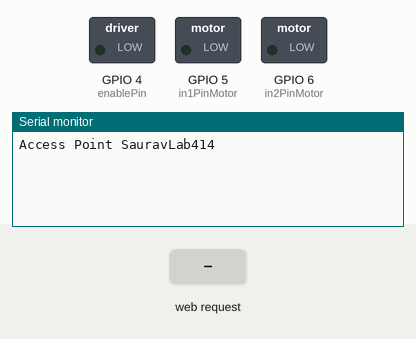
The sketch below on a simulated ESP32-S3. Shown: switched loads named in the sketch (green lamp = pin HIGH), the last lines printed to the serial monitor. The inputs (shaded band) are chosen by the test bench.

Above: at 1.2 s.
1.3 s: HTTP request GET /motor?speed= received
At 2.4 s:
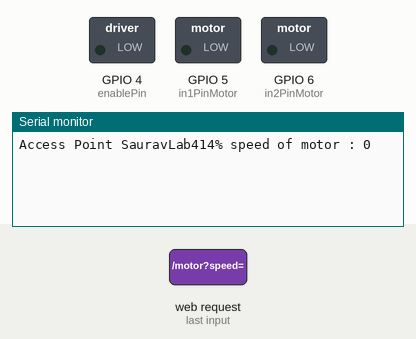
2.8 s: HTTP request GET /motor?action= received
At 3.6 s:
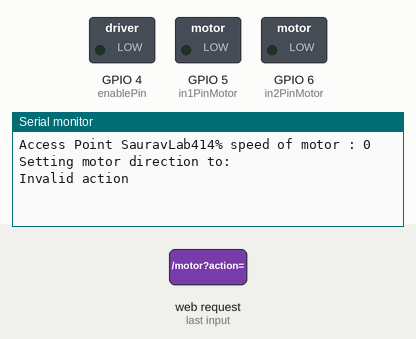

The sketch:

4.1.4.ino
```cpp
// (licence header left out)
#include "WebpageLab4.h"
#include "html510.h"
HTML510Server h(80);

const char* ssid = "SauravLab414";
const char* password = "";

// Motor control pins connected to the SN754410
const int enablePin = 4; // Enable pin (EN)
const int in1PinMotor = 5;    // Input 1 (IN1)
const int in2PinMotor = 6;    // Input 2 (IN2)

//LEDC
const int ledcChannel = 1;
const int ledcResolution = 14;

// Variables for motor control


void handleRoot(){
  Serial.println("Handling root...");
  h.sendhtml(body);
}
void setMotorSpeedHandler() {
  int newSpeed= h.getVal();
  Serial.print("% speed of motor : ");
  Serial.println(newSpeed);
  ledcWrite(ledcChannel,16383*0.01*newSpeed);
  delay(10);
  h.sendhtml("");
}

void setMotorDirectionHandler() {
  String action = h.getText();
  Serial.print("Setting motor direction to: ");
  Serial.println(action);
  if (action == "forward") {
    // Set motor direction to forward (you can adapt this based on your motor driver)
    digitalWrite(in1PinMotor, HIGH);
    digitalWrite(in2PinMotor, LOW);
  } else if (action == "backward") {
    // Set motor direction to backward (you can adapt this based on your motor driver)
    digitalWrite(in1PinMotor, LOW);
    digitalWrite(in2PinMotor, HIGH);
  } else if (action == "stop") {
    // Set motor direction to stop (you can adapt this based on your motor driver)
    digitalWrite(in1PinMotor, LOW);
    digitalWrite(in2PinMotor, LOW);
  } else {
    // Handle invalid action (optional)
    Serial.println("Invalid action");
  }
}
void setup() {
  Serial.begin(115200);
  // Initialize motor control pins
  pinMode(enablePin, OUTPUT);
  pinMode(in1PinMotor, OUTPUT);
  pinMode(in2PinMotor, OUTPUT);

  //Set up LEDC for PWM
  ledcSetup(ledcChannel, 100,ledcResolution ); // Timer 0, 100 Hz PWM, 8-bit resolution
  ledcAttachPin(enablePin,ledcChannel ); // Attach PWM channel 0 to enablePin

  // Connect to Wi-Fi
  Serial.begin(115200);                 //Selecting a baud rate
  Serial.print("Access Point ");Serial.print(ssid);
  WiFi.softAP(ssid,password);
  WiFi.softAPConfig(IPAddress(192, 168, 5, 2), IPAddress(192, 168, 5, 2), IPAddress(255, 255, 255, 0));

  h.begin();
  // Attach web interface handler
  h.attachHandler("/", handleRoot);
  // Set up routes for controlling motor speed and direction
  h.attachHandler("/motor?speed=", setMotorSpeedHandler);
  h.attachHandler("/motor?action=", setMotorDirectionHandler);
  // Start the server

}

void loop() {
  h.serve();
  delay(10);
}
```

WebpageLab4.h
```cpp
const char body[] PROGMEM = R"===(
<!DOCTYPE html>
<html>
  <body>
    <h1>Motor Control Lab 4.1.4 </h1>
    <p>Motor Speed Slider</p>
    <input type="range" min="0" max="100" value="50" id="motorSpeed">
    <span id="speedValue">50%</span> Speed <br>
    <p>Direction Buttons </p>
    <button id="forwardButton" onclick="setMotorState('forward')">Forward</button>
    <button id="backwardButton" onclick="setMotorState('backward')">Backward</button>
    <button id="stopButton" onclick="setMotorState('stop')">Stop</button>

    <script>
      var motorSpeed = document.getElementById("motorSpeed");
      var speedValue = document.getElementById("speedValue");

      motorSpeed.oninput = function() {
        var xhr1 = new XMLHttpRequest();
        xhr1.onreadystatechange = function() {
          if (xhr1.readyState === 4 && xhr1.status === 200) {
            speedValue.innerHTML = xhr1.responseText;
          }
        };
        xhr1.open("GET", "/motor?speed=" + motorSpeed.value, true);
        xhr1.send();
      };

      function setMotorState(state) {
        var xhr2 = new XMLHttpRequest();
        xhr2.onreadystatechange = function() {
          if (xhr2.readyState === 4 && xhr2.status === 200) {
            // Optional: handle the response if needed
          }
        };
        xhr2.open("GET", "/motor?action=" + state, true);
        xhr2.send();
      };
    </script>
  </body>
</html>
)===";
```

html510.cpp
```cpp
// (licence header left out)
#include "html510.h"

void HTML510Server::begin(int port){
    server.begin(port);
}

void HTML510Server::attachHandler( String key, void (*handler)() ) {
  char lastchar = key[key.length()-1];
  if (lastchar != ' ' && lastchar != '=')
    key = key + " ";
  handlerptrs[numHandler] = handler;
  handlerpars[numHandler] = "GET "+key;
  numHandler++;
}

void HTML510Server::sendbmp( unsigned char *bmpHeader, int bmpHeadersize, unsigned char *data, int datasize) {
  String s = BMPimageType;
  client.print(s);
  client.write(bmpHeader, bmpHeadersize);
  client.write(data, datasize);
}

//*** HTML text handling routines ****
void HTML510Server::sendhtml(String data) {
  String s = HTMLtextType;
  s = s+data;
  client.print(s);
}

void HTML510Server::sendplain(String data) {
  String s = plaintextType;
  s = s+data;
  client.print(s);
}

String HTML510Server::getText(){
  String txt = "";
  while (client.connected()) {
    if (client.available())  {
      char c = client.read();
      if (c<=' ') break;
      txt += c;
    }
  }
  return txt;
}

int HTML510Server::getVal(){
  String num = "";
  while (client.connected()) {
    if (client.available())  {
      char d = client.read();
      num += d;
      if (d !='-' && (d<'0' || d>'9') ) break;
    }
  }
  return num.toInt();
}

//*** web server hack ***
// Could use Webserver.h routines, but they are 100x  slower, so use a faster hack
// looks for key parameter at beginning of header, ignores everything else
void HTML510Server::serve() {
  int breakflag=0;
  client = server.available();
  if (client)  {
    String currentLine = "";

    while (client.connected()) {
      if (client.available())  {
        char c = client.read();
        //Serial.write(c);
        if (c== '\n') break; // only read 1st line, break & close connection

        currentLine += c;
        for (int i=0;i<numHandler; i++){
          if(currentLine.startsWith(handlerpars[i])) {
            (*handlerptrs[i])();
            client.stop();    // found one, so close the connection
            return ;
          }
        }
      }
    }
    client.stop();    // Close the connection
  }
}
```

html510.h
```cpp
/*
 * header for MEAM510 hacks for web interface
 * Nov 2021
 * Use at your own risk
 *
 */

#ifndef HTML510SERVER_h
#define HTML510SERVER_h

#include <WiFi.h>
#include <WiFiClient.h>
const char HTMLtextType[] PROGMEM = R"===(HTTP/1.1 200 OK
Content-type:text/html

)==="; // note last newline is important

// cache-control important for streaming images
const char BMPimageType[] PROGMEM = R"===(HTTP/1.1 200 OK
Content-type:image/bmp
Cache-control: no-cache, no-store, must-revalidate

)==="; // note last newline is important

const char plaintextType[] PROGMEM = R"===(HTTP/1.1 200 OK
Content-type:text/plain

)==="; // note last newline is important


class HTML510Server
{
private:
  WiFiClient client;
  WiFiServer server;

  #define MAXHANDLERS 30
  int numHandler=0;
  void (*handlerptrs[MAXHANDLERS])();
  String handlerpars[MAXHANDLERS];

public:
  HTML510Server(int port): server(port) // default constructor
  {
  }
  void begin(int port=80);
  void attachHandler(String key, void (*handler)());
  void serve();
  void sendhtml(String data) ;
  void sendplain(String data);
  void sendbmp( unsigned char *bmpHeader, int bmpHeadersize, unsigned char *data, int datasize);
  String getText();
  int getVal();
};

#endif
```

Measured:
- after the input at 1.3 s, the serial monitor: prints a new line at once (image 1)
- after the input at 2.8 s, the serial monitor: prints a new line at once (image 2)
